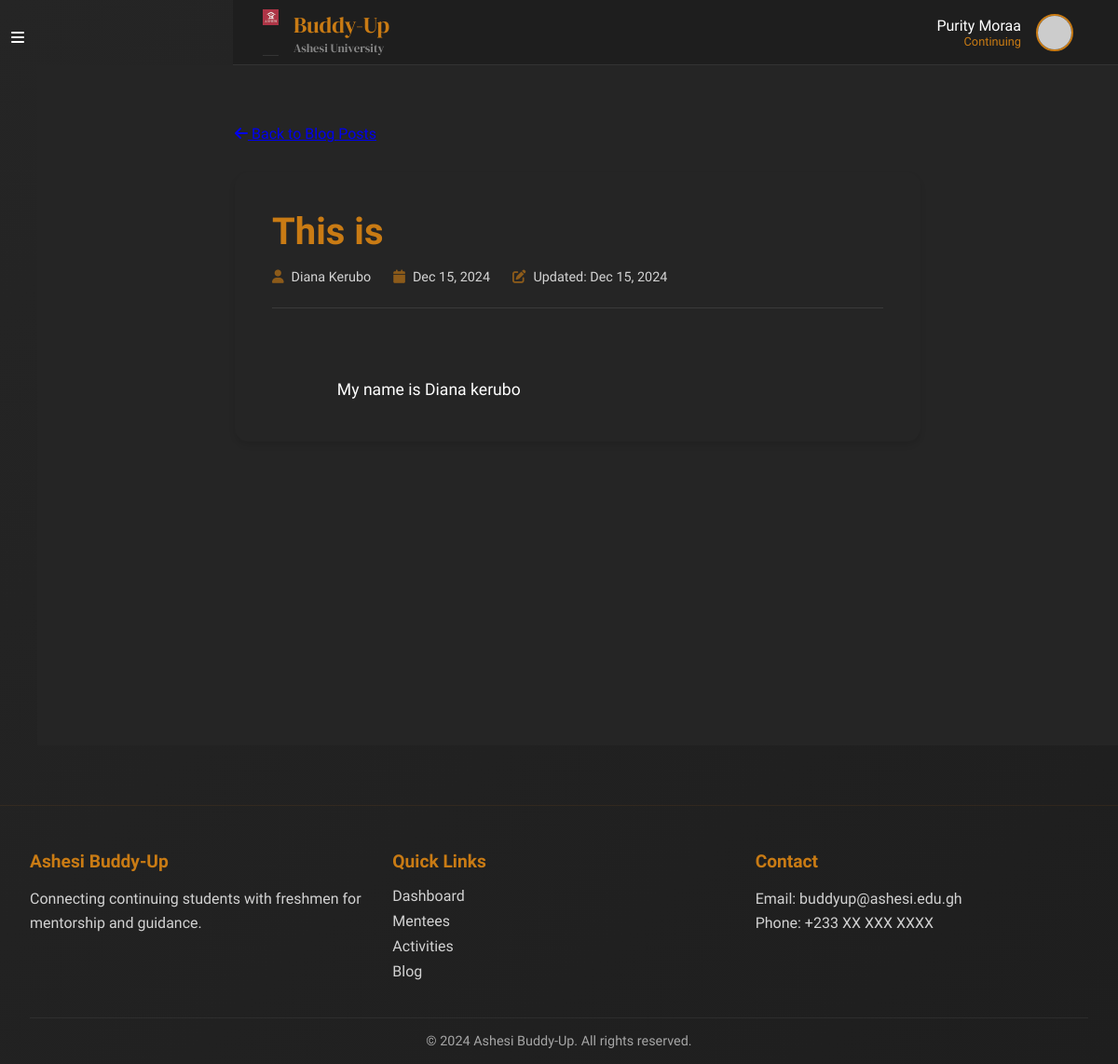
The page /dashboard/student/blog/view.php?id=5 (signed in) on the database its author committed.
### tables this page shows
CREATE TABLE `blog_posts` (
  `post_id` int(11) NOT NULL,
  `user_id` int(11) DEFAULT NULL,
  `title` varchar(255) NOT NULL,
  `content` text NOT NULL,
  `created_at` timestamp NOT NULL DEFAULT current_timestamp(),
  `updated_at` timestamp NOT NULL DEFAULT current_timestamp() ON UPDATE current_timestamp()
);

### dashboard/student/blog/view.php (the view, shortened to what this page needs)
<?php
require_once '../../../db/database.php';
$post_id = filter_input(INPUT_GET, 'id', FILTER_SANITIZE_NUMBER_INT);
try {
    $stmt = $pdo->prepare("
        SELECT
            bp.*,
            CASE
                WHEN cs.full_name IS NOT NULL THEN cs.full_name
                WHEN fs.full_name IS NOT NULL THEN fs.full_name
            END as author_name
        FROM blog_posts bp
        LEFT JOIN continuing_student_details cs ON bp.user_id = cs.user_id
        LEFT JOIN freshman_details fs ON bp.user_id = fs.user_id
        WHERE bp.post_id = ?
    ");
    $stmt->execute([$post_id]);
    $post = $stmt->fetch();
} catch (PDOException $e) {
    error_log("Error: " . $e->getMessage());
    $_SESSION['error'] = "Failed to load blog post.";
    header('Location: index.php');
    exit();
}
include '../../includes/header.php';
include '../../includes/sidebar.php';
?>
<div class="main-content">
    <div class="content-wrapper">
        <div class="navigation-buttons">
            <a href="index.php" class="btn btn-secondary">
                <i class="fas fa-arrow-left"></i> Back to Blog Posts
            </a>
        </div>
        <article class="blog-post">
            <header class="post-header">
                <h1><?php echo htmlspecialchars($post['title']); ?></h1>
                <div class="post-meta">
                    <span class="author">
                        <i class="fas fa-user"></i>
                        <?php echo htmlspecialchars($post['author_name']); ?>
                    </span>
                    <span class="date">
                        <i class="fas fa-calendar"></i>
                        <?php echo date('M d, Y', strtotime($post['created_at'])); ?>
                    </span>
                    <?php if ($post['updated_at'] > $post['created_at']): ?>
                        <span class="updated">
                            <i class="fas fa-edit"></i>
                            Updated: <?php echo date('M d, Y', strtotime($post['updated_at'])); ?>
                        </span>
                    <?php endif; ?>
                </div>
            </header>
            <div class="post-content">
                <?php echo nl2br(htmlspecialchars($post['content'])); ?>
            </div>
        </article>
    </div>
</div>
<?php include '../../includes/footer.php'; ?>

### dashboard/includes/header.php (style rules this page uses)
:root { --darker-bg: #121212; --dark-bg: #1E1E1E; --medium-bg: #252525; --light-bg: #2D2D2D; --lighter-bg: #333333; --text-primary: #FFFFFF; --text-secondary: #B3B3B3; --text-muted: #808080; --accent-orange: #C97B14; --accent-orange-light: #E69B3A; --accent-orange-dark: #A66610; --sidebar-width: 250px; --header-height: 70px; }
* { margin: 0; padding: 0; box-sizing: border-box; }
body { font-family: "Arimo", sans-serif; background-color: var(--medium-bg); color: var(--text-primary); min-height: 100vh; }
.main-content { margin-top: var(--header-height); margin-left: var(--sidebar-width); min-height: calc(100vh - var(--header-height)); padding: 2rem; background: var(--medium-bg); }
.main-content::before { content: ''; position: fixed; top: 0; left: 0; right: 0; bottom: 0; background: linear-gradient(135deg, var(--medium-bg), var(--dark-bg)); z-index: -1; }

### dashboard/includes/sidebar.php (style rules this page uses)
.main-content { margin-left: 40px; transition: margin-left 0.3s ease; }

### dashboard/student/blog/view.php (style rules this page uses)
.content-wrapper { max-width: 800px; margin: 0 auto; padding: 2rem; }
.navigation-buttons { display: flex; justify-content: space-between; align-items: center; margin-bottom: 2rem; }
.blog-post { background: var(--dark-gray); padding: 2.5rem; border-radius: 15px; margin-top: 1rem; box-shadow: 0 4px 6px rgba(0, 0, 0, 0.1); }
.post-header { margin-bottom: 2.5rem; border-bottom: 1px solid rgba(255, 255, 255, 0.1); padding-bottom: 1.5rem; }
.post-header h1 { color: var(--accent-orange); font-size: 2.5rem; line-height: 1.2; margin-bottom: 1rem; }
.post-meta { display: flex; flex-wrap: wrap; gap: 1.5rem; color: var(--white); opacity: 0.8; font-size: 0.9rem; }
.post-meta span { display: flex; align-items: center; gap: 0.5rem; }
.post-content { color: var(--white); line-height: 1.8; font-size: 1.1rem; white-space: pre-wrap; }
.post-meta i { color: var(--accent-orange); opacity: 0.8; }
.blog-post { animation: fadeIn 0.5s ease-out; }

### rows shown on the page
blog_posts: title "This is", created_at "Dec 15, 2024", updated_at "Dec 15, 2024", content "My name is Diana kerubo"

### other values the page prints
$_SESSION['full_name'] "Purity Moraa"
$_SESSION['role'] "Continuing"
$post['author_name'] "Diana Kerubo"
